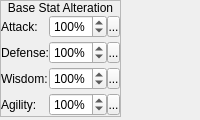
            <widget class="QWidget" name="widget_42" native="true">
             <layout class="QVBoxLayout" name="verticalLayout_21">
              <property name="spacing">
               <number>3</number>
              </property>
              <property name="margin">
               <number>0</number>
              </property>
              <item>
               <widget class="QFrame" name="frame_12">
                <property name="sizePolicy">
                 <sizepolicy hsizetype="Fixed" vsizetype="Preferred">
                  <horstretch>0</horstretch>
                  <verstretch>0</verstretch>
                 </sizepolicy>
                </property>
                <property name="frameShape">
                 <enum>QFrame::StyledPanel</enum>
                </property>
                <property name="frameShadow">
                 <enum>QFrame::Raised</enum>
                </property>
                <layout class="QVBoxLayout" name="verticalLayout_18">
                 <property name="spacing">
                  <number>0</number>
                 </property>
                 <property name="margin">
                  <number>0</number>
                 </property>
                 <item>
                  <widget class="QLabel" name="label_18">
                   <property name="sizePolicy">
                    <sizepolicy hsizetype="Preferred" vsizetype="Fixed">
                     <horstretch>0</horstretch>
                     <verstretch>0</verstretch>
                    </sizepolicy>
                   </property>
                   <property name="text">
                    <string>Base Stat Alteration</string>
                   </property>
                   <property name="alignment">
                    <set>Qt::AlignCenter</set>
                   </property>
                  </widget>
                 </item>
                 <item>
                  <widget class="QWidget" name="widget_15" native="true">
                   <layout class="QHBoxLayout" name="horizontalLayout_18">
                    <property name="spacing">
                     <number>0</number>
                    </property>
                    <property name="margin">
                     <number>0</number>
                    </property>
                    <item>
                     <layout class="QVBoxLayout" name="verticalLayout_20">
                      <property name="spacing">
                       <number>3</number>
                      </property>
                      <item>
                       <widget class="QLabel" name="label_19">
                        <property name="sizePolicy">
                         <sizepolicy hsizetype="Expanding" vsizetype="Preferred">
                          <horstretch>0</horstretch>
                          <verstretch>0</verstretch>
                         </sizepolicy>
                        </property>
                        <property name="text">
                         <string>Attack:</string>
                        </property>
                       </widget>
                      </item>
                      <item>
                       <widget class="QLabel" name="label_20">
                        <property name="sizePolicy">
                         <sizepolicy hsizetype="Expanding" vsizetype="Preferred">
                          <horstretch>0</horstretch>
                          <verstretch>0</verstretch>
                         </sizepolicy>
                        </property>
                        <property name="text">
                         <string>Defense:</string>
                        </property>
                       </widget>
                      </item>
                      <item>
                       <widget class="QLabel" name="label_21">
                        <property name="sizePolicy">
                         <sizepolicy hsizetype="Expanding" vsizetype="Preferred">
                          <horstretch>0</horstretch>
                          <verstretch>0</verstretch>
                         </sizepolicy>
                        </property>
                        <property name="text">
                         <string>Wisdom:</string>
                        </property>
                       </widget>
                      </item>
                      <item>
                       <widget class="QLabel" name="label_22">
                        <property name="sizePolicy">
                         <sizepolicy hsizetype="Expanding" vsizetype="Preferred">
                          <horstretch>0</horstretch>
                          <verstretch>0</verstretch>
                         </sizepolicy>
                        </property>
                        <property name="text">
                         <string>Agility:</string>
                        </property>
                       </widget>
                      </item>
                     </layout>
                    </item>
                    <item>
                     <layout class="QVBoxLayout" name="verticalLayout_19">
                      <property name="spacing">
                       <number>3</number>
                      </property>
                      <item>
                       <widget class="QWidget" name="widget_16" native="true">
                        <property name="sizePolicy">
                         <sizepolicy hsizetype="Fixed" vsizetype="Fixed">
                          <horstretch>0</horstretch>
                          <verstretch>0</verstretch>
                         </sizepolicy>
                        </property>
                        <layout class="QHBoxLayout" name="horizontalLayout_14">
                         <property name="spacing">
                          <number>0</number>
                         </property>
                         <property name="margin">
                          <number>0</number>
                         </property>
                         <item>
                          <widget class="QSpinBox" name="sbAttackAlteration">
                           <property name="sizePolicy">
                            <sizepolicy hsizetype="Fixed" vsizetype="Fixed">
                             <horstretch>0</horstretch>
                             <verstretch>0</verstretch>
                            </sizepolicy>
                           </property>
                           <property name="suffix">
                            <string>%</string>
                           </property>
                           <property name="maximum">
                            <number>200</number>
                           </property>
                           <property name="value">
                            <number>100</number>
                           </property>
                          </widget>
                         </item>
                         <item>
                          <widget class="SpinBoxSideButton" name="bAttackAlterationSideButton">
                           <property name="minimumSize">
                            <size>
                             <width>13</width>
                             <height>21</height>
                            </size>
                           </property>
                           <property name="maximumSize">
                            <size>
                             <width>13</width>
                             <height>21</height>
                            </size>
                           </property>
                           <property name="text">
                            <string>...</string>
                           </property>
                           <property name="icon">
                            <iconset resource="gui_icons.qrc">
                             <normaloff>:/icons/spinBoxSideButton.png</normaloff>:/icons/spinBoxSideButton.png</iconset>
                           </property>
                           <property name="iconSize">
                            <size>
                             <width>8</width>
                             <height>16</height>
                            </size>
                           </property>
                          </widget>
                         </item>
                        </layout>
                       </widget>
                      </item>
                      <item>
                       <widget class="QWidget" name="widget_17" native="true">
                        <property name="sizePolicy">
                         <sizepolicy hsizetype="Fixed" vsizetype="Fixed">
                          <horstretch>0</horstretch>
                          <verstretch>0</verstretch>
                         </sizepolicy>
                        </property>
                        <layout class="QHBoxLayout" name="horizontalLayout_15">
                         <property name="spacing">
                          <number>0</number>
                         </property>
                         <property name="margin">
                          <number>0</number>
                         </property>
                         <item>
                          <widget class="QSpinBox" name="sbDefenseAlteration">
                           <property name="sizePolicy">
                            <sizepolicy hsizetype="Fixed" vsizetype="Fixed">
                             <horstretch>0</horstretch>
                             <verstretch>0</verstretch>
                            </sizepolicy>
                           </property>
                           <property name="suffix">
                            <string>%</string>
                           </property>
                           <property name="maximum">
                            <number>200</number>
                           </property>
                           <property name="value">
                            <number>100</number>
                           </property>
                          </widget>
                         </item>
                         <item>
                          <widget class="SpinBoxSideButton" name="bDefenseAlterationSideButton">
                           <property name="minimumSize">
                            <size>
                             <width>13</width>
                             <height>21</height>
                            </size>
                           </property>
                           <property name="maximumSize">
                            <size>
                             <width>13</width>
                             <height>21</height>
                            </size>
                           </property>
                           <property name="text">
                            <string>...</string>
                           </property>
                           <property name="icon">
                            <iconset resource="gui_icons.qrc">
                             <normaloff>:/icons/spinBoxSideButton.png</normaloff>:/icons/spinBoxSideButton.png</iconset>
                           </property>
                           <property name="iconSize">
                            <size>
                             <width>8</width>
                             <height>16</height>
                            </size>
                           </property>
                          </widget>
                         </item>
                        </layout>
                       </widget>
                      </item>
                      <item>
                       <widget class="QWidget" name="widget_18" native="true">
                        <property name="sizePolicy">
                         <sizepolicy hsizetype="Fixed" vsizetype="Fixed">
                          <horstretch>0</horstretch>
                          <verstretch>0</verstretch>
                         </sizepolicy>
                        </property>
                        <layout class="QHBoxLayout" name="horizontalLayout_16">
                         <property name="spacing">
                          <number>0</number>
                         </property>
                         <property name="margin">
                          <number>0</number>
                         </property>
                         <item>
                          <widget class="QSpinBox" name="sbWisdomAlteration">
                           <property name="sizePolicy">
                            <sizepolicy hsizetype="Fixed" vsizetype="Fixed">
                             <horstretch>0</horstretch>
                             <verstretch>0</verstretch>
                            </sizepolicy>
                           </property>
                           <property name="suffix">
                            <string>%</string>
                           </property>
                           <property name="maximum">
                            <number>200</number>
                           </property>
                           <property name="value">
                            <number>100</number>
                           </property>
                          </widget>
                         </item>
                         <item>
                          <widget class="SpinBoxSideButton" name="bWisdomAlterationSideButton">
                           <property name="minimumSize">
                            <size>
                             <width>13</width>
                             <height>21</height>
                            </size>
                           </property>
                           <property name="maximumSize">
                            <size>
                             <width>13</width>
                             <height>21</height>
                            </size>
                           </property>
                           <property name="text">
                            <string>...</string>
                           </property>
                           <property name="icon">
                            <iconset resource="gui_icons.qrc">
                             <normaloff>:/icons/spinBoxSideButton.png</normaloff>:/icons/spinBoxSideButton.png</iconset>
                           </property>
                           <property name="iconSize">
                            <size>
                             <width>8</width>
                             <height>16</height>
                            </size>
                           </property>
                          </widget>
                         </item>
                        </layout>
                       </widget>
                      </item>
                      <item>
                       <widget class="QWidget" name="widget_19" native="true">
                        <property name="sizePolicy">
                         <sizepolicy hsizetype="Fixed" vsizetype="Fixed">
                          <horstretch>0</horstretch>
                          <verstretch>0</verstretch>
                         </sizepolicy>
                        </property>
                        <layout class="QHBoxLayout" name="horizontalLayout_17">
                         <property name="spacing">
                          <number>0</number>
                         </property>
                         <property name="margin">
                          <number>0</number>
                         </property>
                         <item>
                          <widget class="QSpinBox" name="sbAgilityAlteration">
                           <property name="sizePolicy">
                            <sizepolicy hsizetype="Fixed" vsizetype="Fixed">
                             <horstretch>0</horstretch>
                             <verstretch>0</verstretch>
                            </sizepolicy>
                           </property>
                           <property name="suffix">
                            <string>%</string>
                           </property>
                           <property name="maximum">
                            <number>200</number>
                           </property>
                           <property name="value">
                            <number>100</number>
                           </property>
                          </widget>
                         </item>
                         <item>
                          <widget class="SpinBoxSideButton" name="bAgilityAlterationSideButton">
                           <property name="minimumSize">
                            <size>
                             <width>13</width>
                             <height>21</height>
                            </size>
                           </property>
                           <property name="maximumSize">
                            <size>
                             <width>13</width>
                             <height>21</height>
                            </size>
                           </property>
                           <property name="text">
                            <string>...</string>
                           </property>
                           <property name="icon">
                            <iconset resource="gui_icons.qrc">
                             <normaloff>:/icons/spinBoxSideButton.png</normaloff>:/icons/spinBoxSideButton.png</iconset>
                           </property>
                           <property name="iconSize">
                            <size>
                             <width>8</width>
                             <height>16</height>
                            </size>
                           </property>
                          </widget>
                         </item>
                        </layout>
                       </widget>
                      </item>
                     </layout>
                    </item>
                   </layout>
                  </widget>
                 </item>
                </layout>
               </widget>
              </item>
              <item>
               <widget class="QFrame" name="frame_13">
                <property name="sizePolicy">
                 <sizepolicy hsizetype="Expanding" vsizetype="Expanding">
                  <horstretch>0</horstretch>
                  <verstretch>0</verstretch>
                 </sizepolicy>
                </property>
                <property name="frameShape">
                 <enum>QFrame::StyledPanel</enum>
                </property>
                <property name="frameShadow">
                 <enum>QFrame::Raised</enum>
                </property>
               </widget>
              </item>
             </layout>
            </widget>
